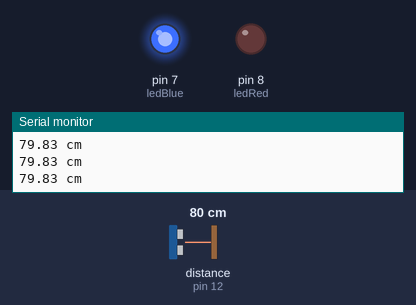
The sketch below on a simulated Arduino Uno, built with avr-gcc and run on an emulated ATmega328P. On the bench: output pins drawn as LEDs (lit = HIGH), the last lines printed to the serial monitor. Wiring (inferred from the names in the program): ultrasonic range finder: trigger pin 13; echo pin 12. The test bench sets the inputs (shaded band); at power-on: distance to the obstacle (sensor on pin 12) 80 cm. The echo pulse lasts 58.3 µs per cm; pins used as bus, display or sensor lines are not drawn.

Above: at 1.3 s.
1.4 s: distance to the obstacle (sensor on pin 12) set to 195 cm
2.9 s: distance to the obstacle (sensor on pin 12) set to 202 cm
At 4.0 s:
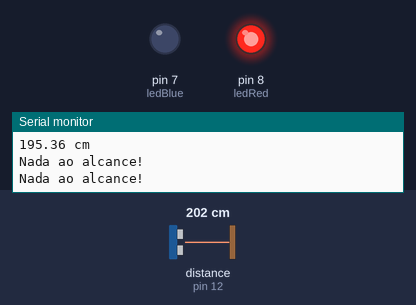
4.5 s: distance to the obstacle (sensor on pin 12) set to 2 cm
At 4.9 s:
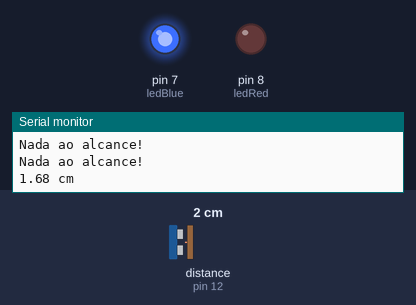
6.0 s: distance to the obstacle (sensor on pin 12) set to 250 cm
At 6.7 s:
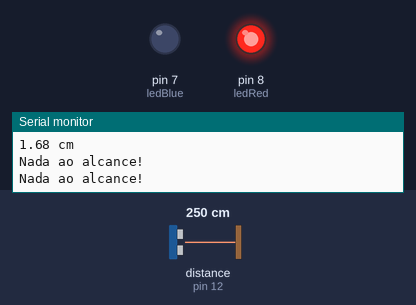
Timing chart, 0 to 8.6 s (numbered marks = the images above; inputs shaded):
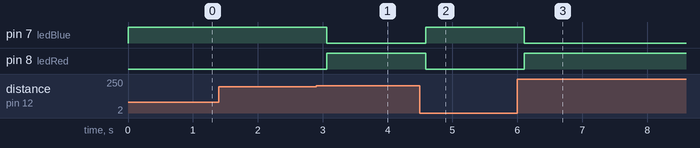

The sketch:

sensor_ultrassonico.ino
```cpp
#define trigPin 13
#define echoPin 12
#define ledRed 8
#define ledBlue 7

void setup() {
  Serial.begin(9600);
  pinMode(trigPin, OUTPUT);
  pinMode(echoPin, INPUT);
  pinMode(ledRed, OUTPUT);
  pinMode(ledBlue, OUTPUT);
}

void loop() {
  float duration, distance;

  digitalWrite(trigPin, LOW);
  delayMicroseconds(2);
  digitalWrite(trigPin, HIGH);
  delayMicroseconds(10);
  digitalWrite(trigPin, LOW);

  duration = pulseIn(echoPin, HIGH);
  distance = (duration / 2.0) / 29.1;

  if (distance >= 200 || distance <= 0) {
    Serial.println("Nada ao alcance!");
    digitalWrite(ledRed, HIGH);
    digitalWrite(ledBlue, LOW);
  } else {
    Serial.print(distance);
    Serial.println(" cm");
    digitalWrite(ledRed, LOW);
    digitalWrite(ledBlue, HIGH);
  }
  delay(500);
}
```

Measured:
- the behaviour switches between 199 and 200 cm on distance to the obstacle (sensor on pin 12) (found by bisection; images 0 and 1)
- after the input at 2.9 s, pin 7 (ledBlue): HIGH → LOW after 0.17 s; pin 8 (ledRed): LOW → HIGH after 0.17 s
- after the input at 4.5 s, pin 7 (ledBlue): LOW → HIGH after 0.09 s; pin 8 (ledRed): HIGH → LOW after 0.09 s
- after the input at 6.0 s, pin 7 (ledBlue): HIGH → LOW after 0.11 s; pin 8 (ledRed): LOW → HIGH after 0.11 s
